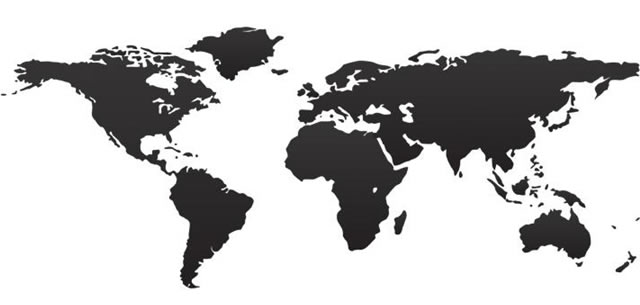
%> input picture FastMarching/code/data/world.jpg, 640 x 305 px
$ octave TS_worldmap.m   (GNU Octave 9; MATLAB toolbox functions it lacks are replaced by stand-ins)
%> lines starting %> are read from the running program, lines starting %| are printed output that depends on the picture; in (x1, y1, x2, y2) boxes, pixels count from 0 and x2, y2 are one past the last pixel; in counts of white or black regions, pixels touching at a corner belong together; the program's own positions count from 1
### FastMarching/code/fm.m
function [T eFlag] = fm(F, SourcePoints, Dxyz, varargin)
% usage:
% [T eFlag] = fm(F, SourcePoints, Dxyz, opts)
%
%
% Implements the Fast-marching method to solve the Eikonal eqn
% in 2 or 3 dimensions:
% || grad(T) ||^2 = 1/F^2
%
% Note that this is an interface only. It treats the input and
% executes the correct functions accordingly.
%
%
% T				= distance (in time) map
% F				= velocity map
% SourcePoints	= matrix with dimensions (nDims * NumOfSPs)
% Lxyz			= Domain length in x y and z directions
%
% opts			= struct with the following case-sensitive fields:
%	'implementation' = 'Matlab', 'noHeap' or 'C++'
%						'noHeap' is the old Matlab implementation, that
%						doesn't use a heap to store narrow band pixels.
%	'useMC'		 = 1 or 0. Should the method use multicore?
%   'order'      = 1 or 2. Order accuracy of finite difference approx.
% opts can also be entered as name/value pairs
%
% The meaning of the error flag 'eFlag' is given by the displayed
% warnings (at the bottom of this file).


% Add path of functions
%addpath('./functions');


if (nargin<3)
	error('Must supply at least the first 3 input arguments.');
end

% Set default options
opts.implementation = 'C++';
opts.useMC = 0;
opts.order = 2;

% Set input options
opts = parsepropval(opts,varargin{:});

% Check options for errors
opts.implementation = validatestring(opts.implementation,...
	{'Matlab','C++','noHeap'});
if ~any(opts.useMC == [0 1])
	error('''useMC'' must be either 0 or 1');
end
if ~any(opts.order == [1 2])
	error('''order'' must be either 1 or 2');
end

% Convert order to type integer, coz thats what the C++ program expects.
opts.order = int32(opts.order);


% Check dimensionality coherence
nDims = ndims(F);
if((nDims ~= 2) && (nDims ~= 3))
	error('Problem must be either 2- or 3-dimensional');
end
if((nDims ~= size(SourcePoints,1)) || ...
		(length(Dxyz) ~= nDims))
	error('Incompatible dimensionality of inputs');
end


% Get n, Lx, etc...
n = size(F,2);
m = size(F,1);
if (nDims==3)
	o = size(F,3);
end
dx = Dxyz(1);
dy = Dxyz(2);
if (nDims==3)
	dz = Dxyz(3);
end


% Check that F>=0
if any(F < 0)
	error('F must be >= 0');
end


% Check Nxyz and Lxyz conditions
if ((n < 1) || (m < 1) || (exist('o','var') && (o < 1)))
	error('n,m,o must all be > 0');
end
if ((dx <= 0) || (dy <= 0) || (exist('dz','var') && (dz <= 0)))
	error('Dxyz must all be > 0');
end


% Grid spacing
Lx = n*dx;
Ly = m*dy;
if (nDims==3)
	Lz = o*dz;
end


% Check that all input is real
if(~isreal(F) || ~isreal(SourcePoints) || ~isreal([dx dy]) || ...
		(exist('dz','var') && (~isreal(dz))))
	error('All inputs must be real');
end


% Check that SourcePoints are in the domain
if (	any(SourcePoints(:) < 0) || ...
		any(SourcePoints(1,:) > Lx) || ...
		any(SourcePoints(2,:) > Ly) || ...
		((nDims == 3) && any(SourcePoints(3,:) > Lz)))
	error('SourcePoints supplied are out of bounds');
end

% Make SourcePoints coherent with matlab dimension ordering.
% I.e. swap x and y rows (1 and 2). Convert to integer data type
SourcePoints(1:2,:) = flipud(SourcePoints(1:2,:));


% Run Multicore processes
if opts.useMC
	% Add multicore system path
	addpath('../Multicore');

	% Adjust nCores according to the number of cores in computer.
	nCores = 2;
	nSPs = size(SourcePoints,2);

	% make sure EvalTimeSingle is big enough...otherwise everything
	% will be done by one core. It has to be greater than the time
	% taken to calculate one time-distance map
	MCsettings.maxEvalTimeSingle = 200;

	% Should this be adjusted in case mod(nSPs,nCores) != 0 ???
	MCsettings.nrOfEvalsAtOnce = max(1,floor(nSPs/nCores));

	% Other settings
	MCsettings.multicoreDir = 'mcDir';
	MCsettings.useWaitbar = false;
	MCsettings.masterIsWorker = true;

	% Put correct parameters in the parameter cell
	parameterCell = cell(1,nSPs);
	if (nDims==2)
		switch opts.implementation
			case 'Matlab'
				funhandle = @fm2d;
			case 'C++'
				funhandle = @fm2dc;
			case 'noHeap'
				funhandle = @fm2d_noHeap;
		end
		for iSP=1:nSPs
			parameterCell{iSP} = ...
				{funhandle,F,SourcePoints(:,iSP),dy,dx,opts.order};
		end
	elseif (nDims==3)
		switch opts.implementation
			case 'Matlab'
				funhandle = @fm3d;
			case 'C++'
				funhandle = @fm3dc;
			case 'noHeap'
				error('noHeap has not been implemented in 3d');
		end
		for iSP=1:nSPs
			parameterCell{iSP} = ...
				{funhandle,F,SourcePoints(:,iSP),dy,dx,dz,opts.order};
		end
	end

	% Run multicore processes
	resultCells = startmulticoremaster(@encapsulateOutput, parameterCell, MCsettings);

	% Split result cells into T and eFlag cells. Create maxEFlag for
	% use with the warning messages given here.
	maxEFlag = 0;
	T = cell(nSPs,1);
	eFlag = cell(nSPs,1);
	for iSP=1:nSPs
		T{iSP} = resultCells{iSP}{1};
		eFlag{iSP} = resultCells{iSP}{2};
		if (eFlag{iSP} > maxEFlag)
			maxEFlag = eFlag{iSP};
		end
	end

% Run regular (non-multicore) processes
else
	if (nDims==2)
		switch opts.implementation
			case 'Matlab'
			[T eFlag] = fm2d(F,SourcePoints,dy,dx,opts.order);
			case 'C++'
			[T eFlag] = fm2dc(F,SourcePoints,dy,dx,opts.order);
			case 'noHeap'
				error('noHeap in 2D is outdated.');
% 			T = fm2d_noHeap(F,SourcePoints,dy,dx,opts.order);
		end
	elseif(nDims==3)
		switch opts.implementation
			case 'Matlab'
				[T eFlag] = fm3d(F,SourcePoints,dy,dx,dz,opts.order);
			case 'C++'
				[T eFlag] = fm3dc(F,SourcePoints,dy,dx,dz,opts.order);
			case 'noHeap'
				error('noHeap has not been implemented in 3D.');
		end
	end
	maxEFlag = eFlag;
end


% Display warning according to error flag.
% if (maxEFlag==1)
% 	display([10 'Warning 1: Had to revert to order 1 scheme at least' 10 ...
% 		'once because the 2nd order scheme resultet in complex' 10 ...
% 		'values. Note that this does not mean the upwind' 10 ...
% 		'causality requirement was violated.']);
% elseif (maxEFlag==2)
% 	display([10 'Warning 2: The upwind causality requirement has' 10 ...
% 		'been violated somehow. The algorithm had to use a' 10 ...
% 		'brute fix which might lead to large errors.' 10 ...
% 		'Too extreme speed map values input?']);
% end

end

### FastMarching/code/TS_worldmap.m
% Use a world map to create a speed map.
% Set travel time on the ocean to something, and 0 on land.
% Play around with opening/closing the different channels as well as
% different cities.

%% Setup
clear all;
close all;

% Add path of functions
addpath('./functions');

% Load world map
World = im2double(imread('data/world.jpg'));
F3 = sum(World,3);

% Make ocean crossable and land uncrossable
xable = 1;
F3(F3<1.5) = 0;
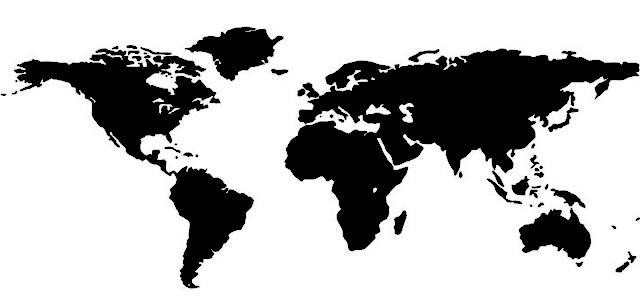
%> F3: size 305x640 double; min 0, max 3, mean 2.21; drawn with min black and max white
F3(F3>=1.5) = xable;
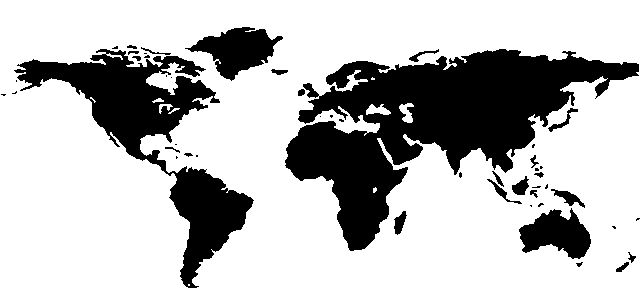
%> F3: size 305x640 double; values 0 (black) and 1 (white), 74.4% white; 49 black regions (25 under 20 px), largest, box (x1, y1, x2, y2) and area: (285, 49, 639, 251) 29020, (14, 49, 254, 288) 14428, (185, 27, 283, 81) 2595

% Extend world to *fully* (it needs to be more than one pixel wide if
% the rayTracing should succeed) open the Bering strait.
% F3 = [F3 xable*ones(size(F3,1),2)];

% Or close the Bering strait (uncomment the "open Bering strait" line)
F3 = F3(:,1:end-2);
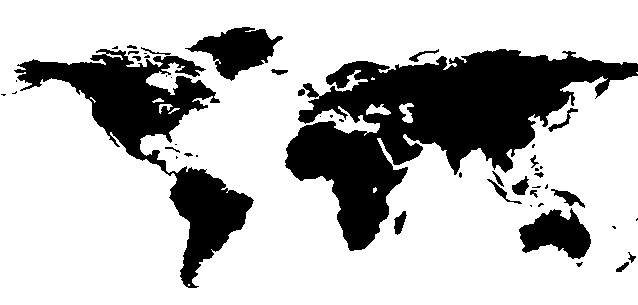
%> F3: size 305x638 double; values 0 (black) and 1 (white), 74.3% white; 49 black regions (25 under 20 px), largest, box (x1, y1, x2, y2) and area: (285, 49, 638, 251) 29011, (14, 49, 254, 288) 14428, (185, 27, 283, 81) 2595

% Open the Suez canal
xstart = 374;
ystart = 134;
for i=1:5
	F3(ystart,xstart:xstart+3) = xable;
	xstart = xstart + 1;
	ystart = ystart + 1;
end
%> F3: size 305x638 double; values 0 (black) and 1 (white), 74.3% white; 50 black regions (25 under 20 px), largest, box (x1, y1, x2, y2) and area: (298, 49, 638, 175) 20919, (14, 49, 254, 288) 14428, (285, 121, 408, 251) 8072

% Open the panama canal
F3(172:172+2,172:172+2) = xable;
%> F3: size 305x638 double; values 0 (black) and 1 (white), 74.3% white; 51 black regions (25 under 20 px), largest, box (x1, y1, x2, y2) and area: (298, 49, 638, 175) 20919, (14, 49, 220, 176) 9391, (285, 121, 408, 251) 8072

% Open the English channel
F3(97:97+1,320:320+1) = xable;
%> F3: size 305x638 double; values 0 (black) and 1 (white), 74.3% white; 52 black regions (25 under 20 px), largest, box (x1, y1, x2, y2) and area: (298, 49, 638, 175) 20796, (14, 49, 220, 176) 9391, (285, 121, 408, 251) 8072

% Coordinates of
Oslo  = [335; 83];
Tokyo = [575; 120];
LA    = [104; 129];


%% Calculations
T3 = fm(F3,Oslo,[1 1],struct('implementation','C++','order',2));
%> the run ends on the next line
